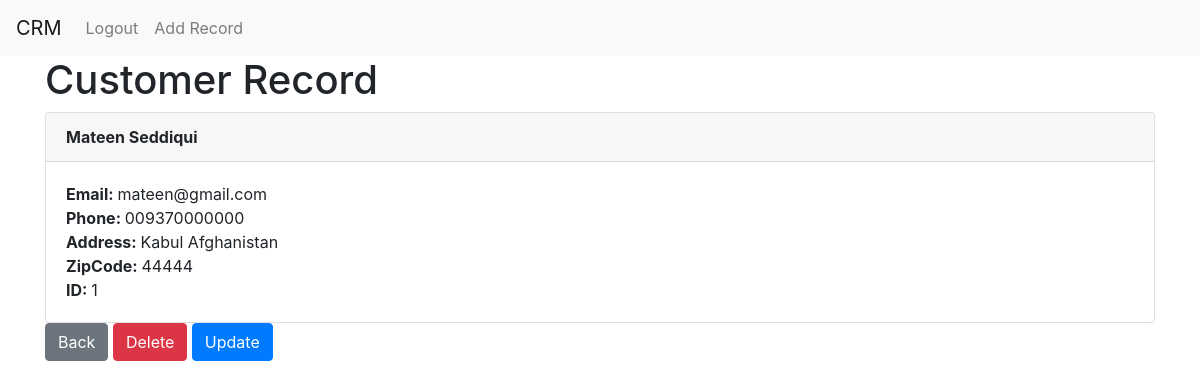
Page /show_record/1 (signed in) on the committed database.
### customer_management/models.py (models this page shows, shortened)
class Record(models.Model):
	created_at = models.DateTimeField(auto_now_add=True)
	first_name = models.CharField(max_length=50)
	last_name =  models.CharField(max_length=50)
	email =  models.CharField(max_length=100)
	phone = models.CharField(max_length=15)
	address =  models.CharField(max_length=100)
	zipcode =  models.CharField(max_length=20)

### customer_management/views.py (the view)
# urls.py: path('show_record/<int:pk>', views.show_record, name='show_record'),
@login_required
def show_record(request, pk):
    if request.user.is_authenticated:
        show_record = Record.objects.get(id=pk)
        return render (request, 'show_record.html', {'show_record':show_record})
    else:
        messages.success(request, " You must be login ")
        return redirect('home')

### customer_management/templates/show_record.html
{% extends 'base.html' %}
{% load static %}
{% block content %}
<h1>Customer Record </h1>
<div class="card">
  <div class="card-header">
    <strong>{{ show_record.first_name }} {{ show_record.last_name }} </strong>
  </div>
  <div class="card-body">
    <p class="card-text">
      <strong>Email: </strong>{{ show_record.email }} <br>
      <strong>Phone: </strong>{{ show_record.phone }} <br>
      <strong>Address: </strong>{{ show_record.address }} <br>
      <strong>ZipCode: </strong>{{ show_record.zipcode }} <br>
      <strong>ID: </strong>{{ show_record.id }}
    </p>
  </div>
</div>
<a href="{% url 'home' %}"><button class="btn btn-secondary">Back</button></a>
<a href="{% url 'delete_record' show_record.id %}"><button class="btn btn-danger">Delete</button></a>
<a href="{% url 'update_record' show_record.id %}"><button class="btn btn-primary">Update</button></a>
{% endblock %}

### rows in the picture
Record: first_name "Mateen", last_name "Seddiqui", email "mateen@gmail.com", phone "009370000000", address "Kabul Afghanistan", zipcode "44444", id "1"
